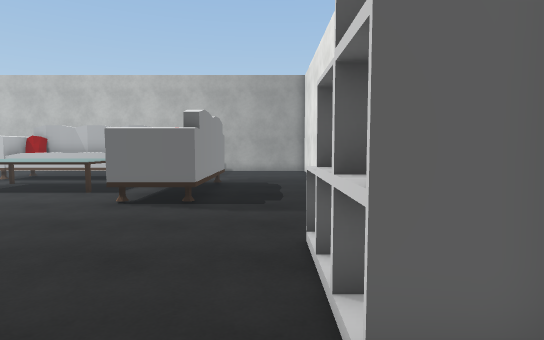
[1] (above)

19 first-person views from a walk through a scene from a Unity 3-D project. The camera is 1.5 m above the floor, tilts 4° down and sees 80° across. The floor is counted in squares, 1 m on a side. Each view is taken from the middle of a square. On the plan, view 1 faces up. The plan holds only what a view shows up to about 15 squares ahead; the rest is blank. The place goes on beyond the plan. Some surface patterns are stand-ins.

[2]
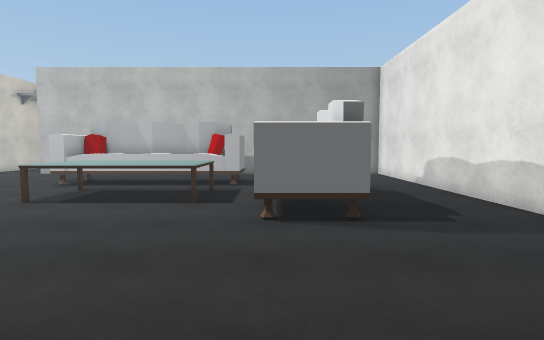

[3]
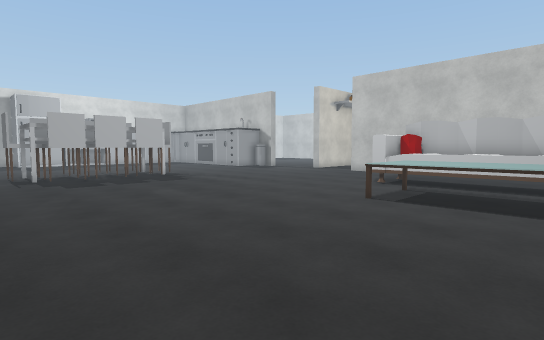

[4]
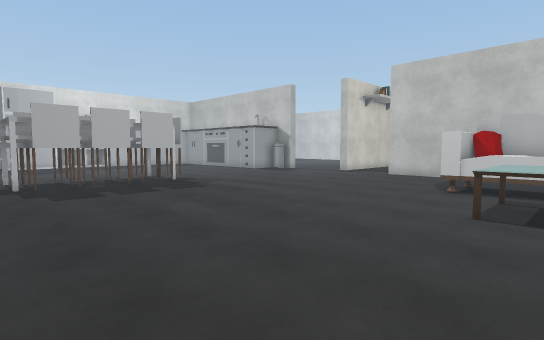

[5]
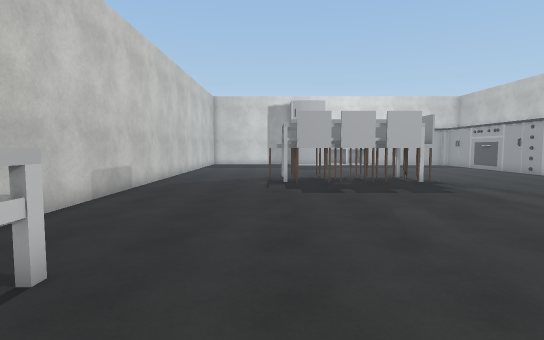

[6]
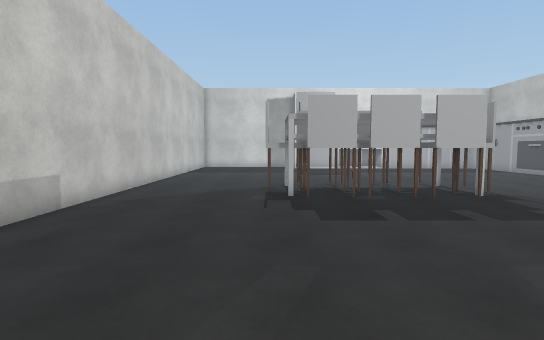

[7]
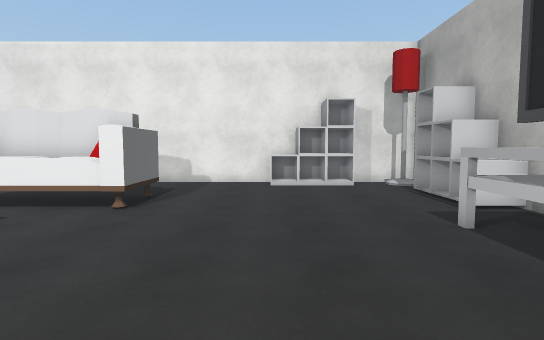

[8]
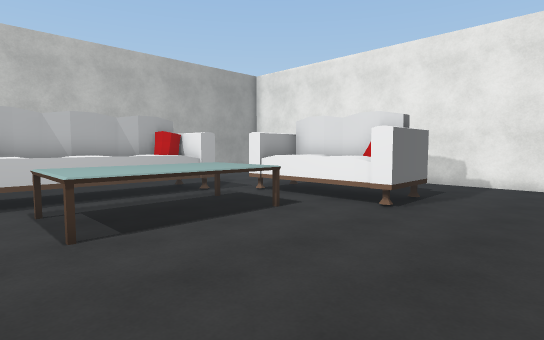

[9]
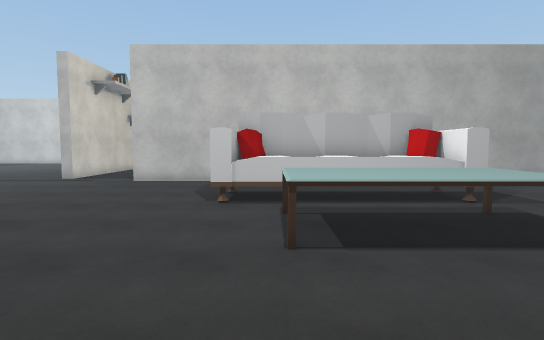

[10]
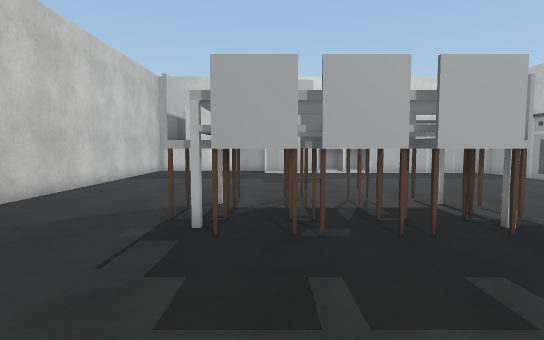

[11]
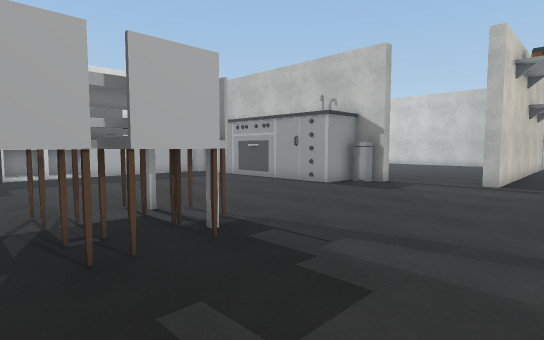

[12]
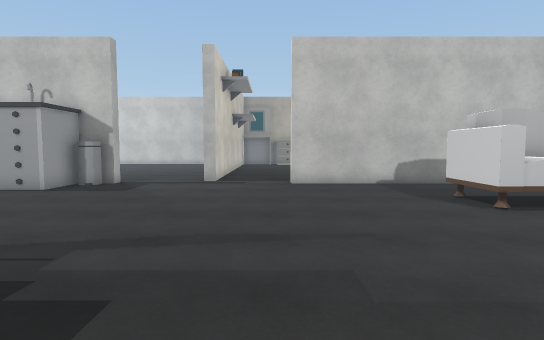

[13]
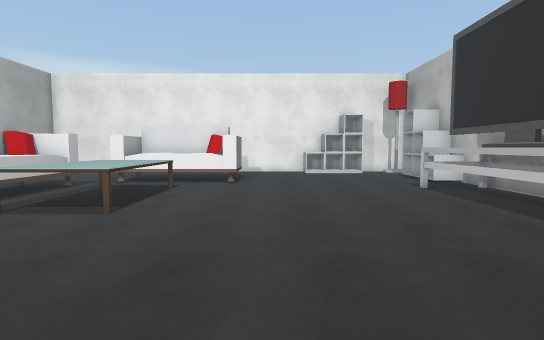

[14]
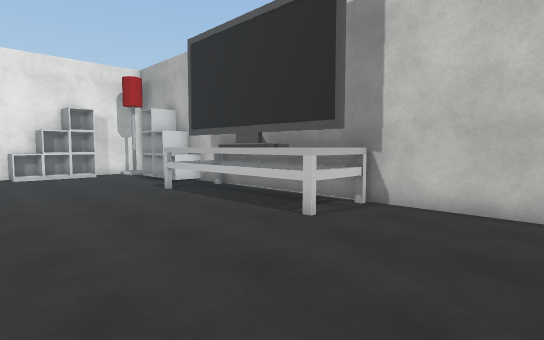

[15]
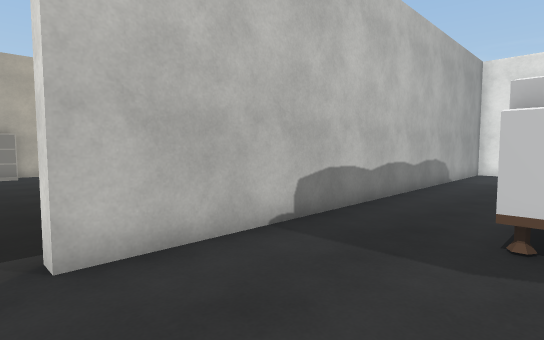

[16]
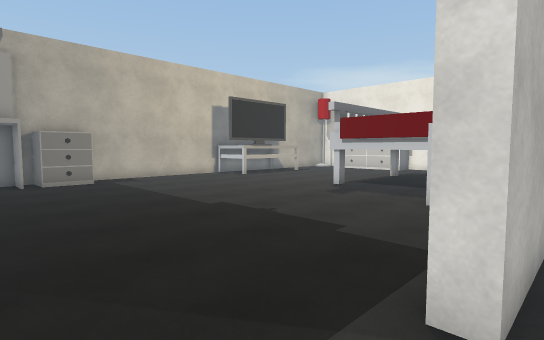

[17]
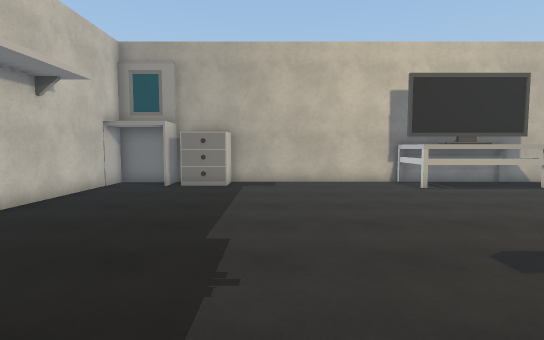

[18]
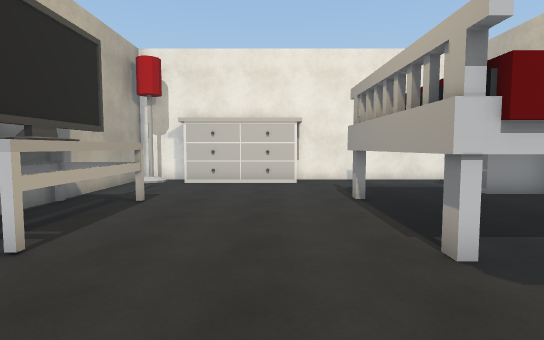

[19]
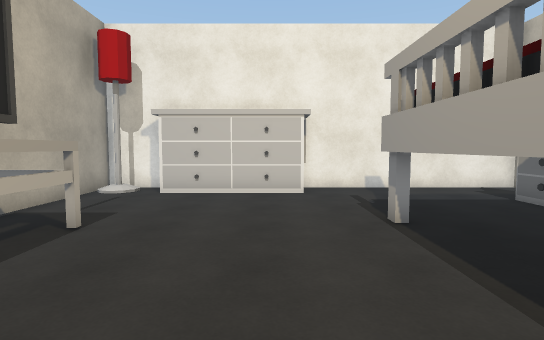

### Floor plan
Key: @ floor where view 1 was taken; # wall or solid block; . floor; ^ raised ledge; S sofa; T table; H thing the floor can be seen under or through; C chair; L lamp; R drawers.
Columns run from 28 left of view 1 to 2 right of it. Each row starts with its distance up from view 1.
 36        ####R###################
 35        #..#RR.......#####....L#
 34        #............#####....##
 33        #.....................#
 32        #.....................#
 31        #.....................#
 30        #.....................#
 29         .....................##
 28          ..........###HHH.....#
 27          ..........##   HH....#
 26        #...........#      ....#
 25        #...........#      ....#
 24       .#...........#      ....#
 23      ..#.........RR      #RR..#
 22     ...#.........RR      #RR..#
 21    #.......####################
 20   ##........................
 19   #.........................
 18 ###.........................
 17 ...............HHHHHHHHH...  .#
 16 ...............HH^ ^ ^HH...  .#
 15 ...............##^^^^^##......#
 14 ........................S S...#
 13 .................TTTTTT.SSS...#
 12 .................TTTTTT.SSS...#
 11 ...CC............TTTTTT.SSS...#
 10 ..CHHHC.................SSS...#
  9 ..CHHCC.................SSS...#
  8 ..CHHCC.......................#
  7 ..CHHHC.......................#
  6 ..CHHCC.......................#
  5 ..C###C......................^#
  4 ...CC........................##
  3 .............................##
  2 .............................##
  1 ................^^^^^^^.......#
  0 ................^ ### ^.^###@L#
 -1 ##########################    #

Where each view was taken, in squares from view 1:
view 1: 0 up, 0 right, facing up
view 2: 2 up, 4 left, facing up
view 3: 2 up, 6 left, facing up-left
view 4: 3 up, 9 left, facing up-left
view 5: 4 up, 9 left, facing left
view 6: 4 up, 13 left, facing left
view 7: 5 up, 12 left, facing right
view 8: 5 up, 12 left, facing up-right
view 9: 6 up, 11 left, facing up
view 10: 6 up, 17 left, facing left
view 11: 7 up, 18 left, facing up-left
view 12: 7 up, 18 left, facing up
view 13: 7 up, 18 left, facing right
view 14: 7 up, 17 left, facing down-right
view 15: 16 up, 18 left, facing up-right
view 16: 20 up, 20 left, facing up-right
view 17: 22 up, 14 left, facing up
view 18: 30 up, 13 left, facing right
view 19: 30 up, 10 left, facing right
